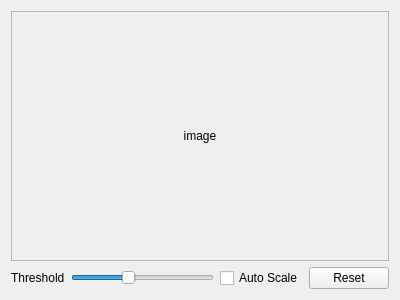
<?xml version="1.0" encoding="UTF-8"?>
<ui version="4.0">
 <class>ConvexHull</class>
 <widget class="QWidget" name="ConvexHull">
  <property name="windowModality">
   <enum>Qt::ApplicationModal</enum>
  </property>
  <property name="geometry">
   <rect>
    <x>0</x>
    <y>0</y>
    <width>400</width>
    <height>300</height>
   </rect>
  </property>
  <property name="windowTitle">
   <string>Convex Hull</string>
  </property>
  <layout class="QGridLayout" name="gridLayout_2">
   <item row="0" column="0">
    <widget class="QScrollArea" name="imageScrollArea">
     <property name="widgetResizable">
      <bool>true</bool>
     </property>
     <widget class="QWidget" name="scrollAreaWidgetContents">
      <property name="geometry">
       <rect>
        <x>0</x>
        <y>0</y>
        <width>380</width>
        <height>249</height>
       </rect>
      </property>
      <layout class="QGridLayout" name="gridLayout">
       <item row="0" column="0">
        <widget class="QLabel" name="image">
         <property name="text">
          <string>image</string>
         </property>
         <property name="alignment">
          <set>Qt::AlignCenter</set>
         </property>
        </widget>
       </item>
      </layout>
     </widget>
    </widget>
   </item>
   <item row="1" column="0">
    <layout class="QHBoxLayout" name="horizontalLayout">
     <item>
      <widget class="QLabel" name="thresLabel">
       <property name="text">
        <string>Threshold</string>
       </property>
      </widget>
     </item>
     <item>
      <widget class="QSlider" name="thresholdSlider">
       <property name="maximum">
        <number>255</number>
       </property>
       <property name="value">
        <number>100</number>
       </property>
       <property name="orientation">
        <enum>Qt::Horizontal</enum>
       </property>
      </widget>
     </item>
     <item>
      <widget class="QCheckBox" name="checkBox">
       <property name="text">
        <string>Auto Scale</string>
       </property>
      </widget>
     </item>
     <item>
      <widget class="QPushButton" name="resetButton">
       <property name="text">
        <string>Reset</string>
       </property>
      </widget>
     </item>
    </layout>
   </item>
  </layout>
 </widget>
 <resources/>
 <connections/>
</ui>
